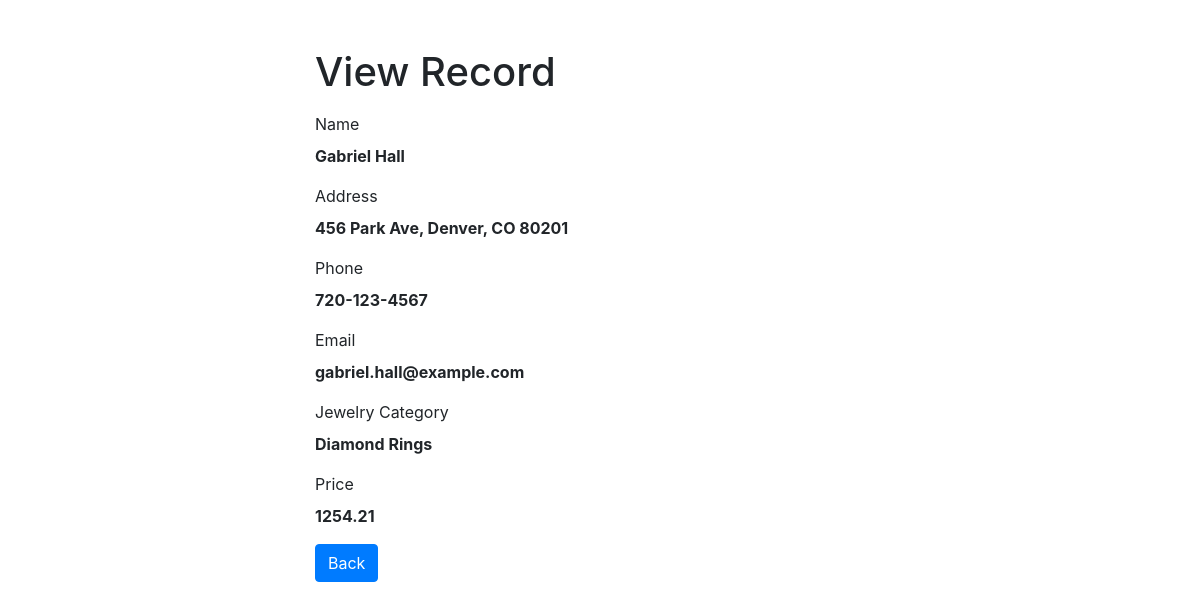
Screenshot of /read.php?id=1 with the database file from the repository.
### tables this page shows
CREATE TABLE `customers` (
  `id` int(11) NOT NULL,
  `name` varchar(100) NOT NULL,
  `phone` varchar(20) NOT NULL,
  `address` text NOT NULL,
  `email` varchar(100) NOT NULL,
  `jewelry_category` varchar(50) NOT NULL,
  `price` decimal(10,2) NOT NULL
);

### read.php (the view, shortened to what this page needs)
<?php
if (isset($_GET["id"]) && !empty(trim($_GET["id"]))) {
    require_once "config.php";
    $sql = "SELECT * FROM customers WHERE id = ?";
    if ($stmt = mysqli_prepare($link, $sql)) {
        mysqli_stmt_bind_param($stmt, "i", $param_id);
        if (mysqli_stmt_execute($stmt)) {
            $result = mysqli_stmt_get_result($stmt);
            if (mysqli_num_rows($result) == 1) {
                $row = mysqli_fetch_array($result, MYSQLI_ASSOC);
                $name = $row["name"];
                $address = $row["address"];
                $phone = $row["phone"];
                $email = $row["email"];
                $jewelry_category = $row["jewelry_category"];
                $price = $row["price"];
            } else {
                header("location: error.php");
                exit();
            }
        } else {
            echo "Oops! Something went wrong. Please try again later.";
        }
    }
} else {
    header("location: error.php");
    exit();
}
?>
<!DOCTYPE html>
<html lang="en">
<head>
    <link rel="stylesheet" href="https://stackpath.bootstrapcdn.com/bootstrap/4.5.2/css/bootstrap.min.css">
</head>
<body>
    <div class="wrapper">
        <div class="container-fluid">
            <div class="row">
                <div class="col-md-12">
                    <h1 class="mt-5 mb-3">View Record</h1>
                    <div class="form-group">
                        <label>Name</label>
                        <p><b><?php echo htmlspecialchars($name); ?></b></p>
                    </div>
                    <div class="form-group">
                        <label>Address</label>
                        <p><b><?php echo htmlspecialchars($address); ?></b></p>
                    </div>
                    <div class="form-group">
                        <label>Phone</label>
                        <p><b><?php echo htmlspecialchars($phone); ?></b></p>
                    </div>
                    <div class="form-group">
                        <label>Email</label>
                        <p><b><?php echo htmlspecialchars($email); ?></b></p>
                    </div>
                    <div class="form-group">
                        <label>Jewelry Category</label>
                        <p><b><?php echo htmlspecialchars($jewelry_category); ?></b></p>
                    </div>
                    <div class="form-group">
                        <label>Price</label>
                        <p><b><?php echo htmlspecialchars($price); ?></b></p>
                    </div>
                    <p><a href="index.php" class="btn btn-primary">Back</a></p>
                </div>
            </div>
        </div>
    </div>
</body>
</html>

### read.php (style rules this page uses)
.wrapper { width: 600px; margin: 0 auto; }

### rows the page displays
customers: name "Gabriel Hall", address "456 Park Ave, Denver, CO 80201", phone "720-123-4567", email "gabriel.hall@example.com", jewelry_category "Diamond Rings", price "1254.21"
